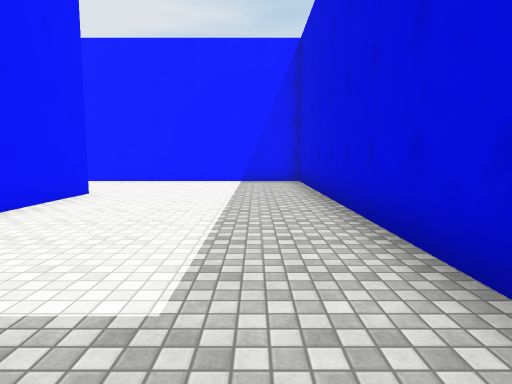
view 1 (above)

21 first-person views from a walk through a 3-D level made in the Unity game engine. The camera is 1.4 m above the floor, tilts 6° down and sees 75° across. The floor is counted in squares, 2 m on a side. Each view is taken from the middle of a square. On the plan, view 1 faces up. The plan holds only what a view shows up to about 10 squares ahead; the rest is blank. The player is left out. Surface patterns are stand-ins for the level's own textures.

view 2
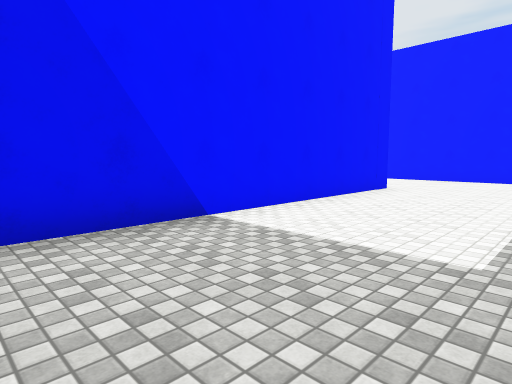

view 3
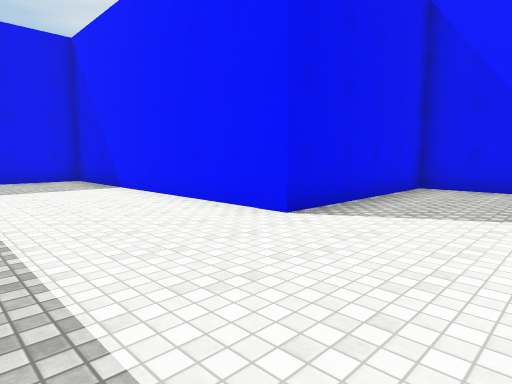

view 4
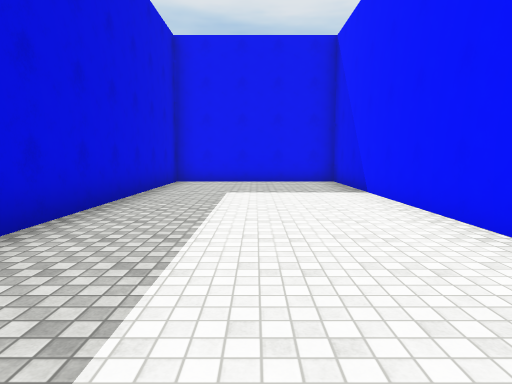

view 5
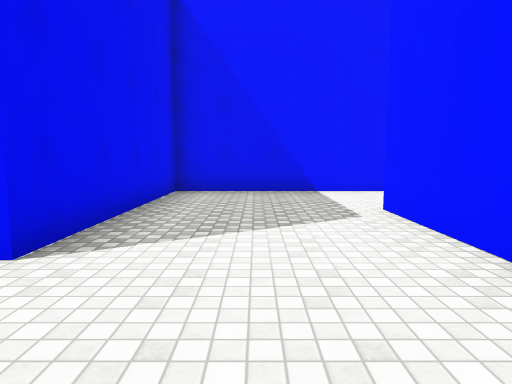

view 6
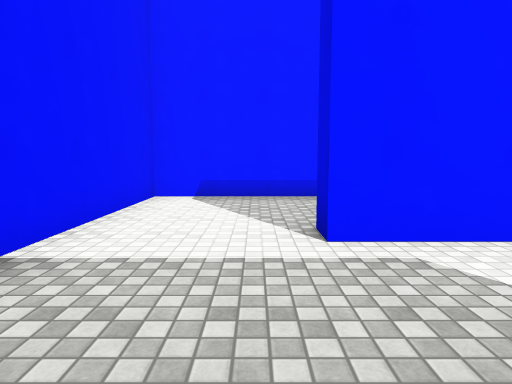

view 7
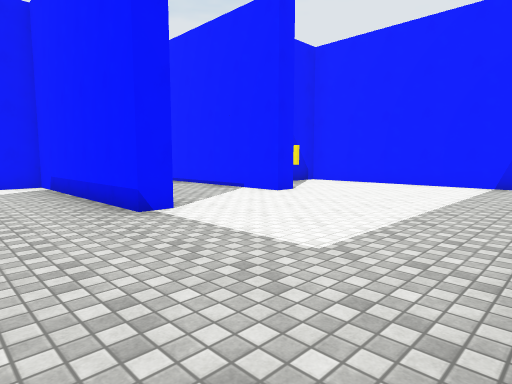

view 8
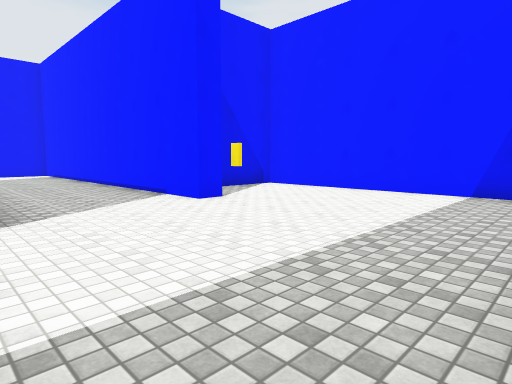

view 9
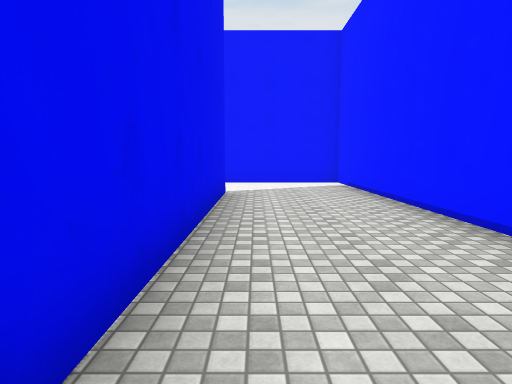

view 10
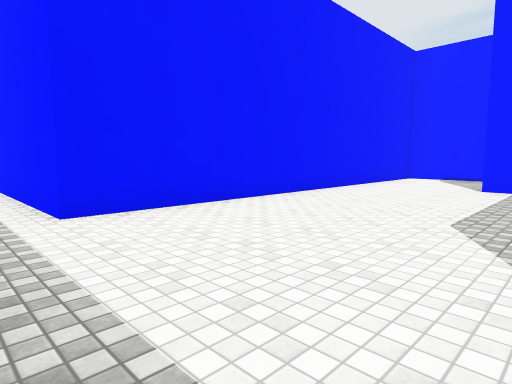

view 11
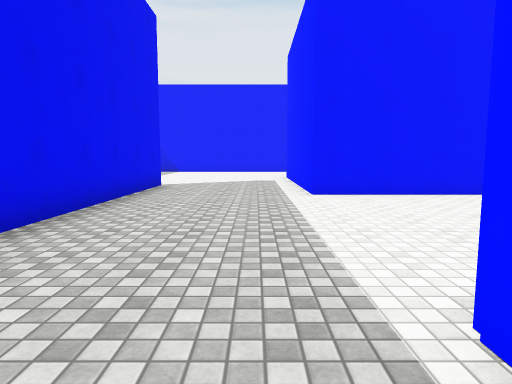

view 12
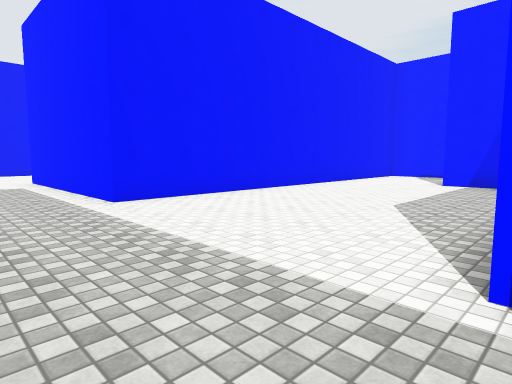

view 13
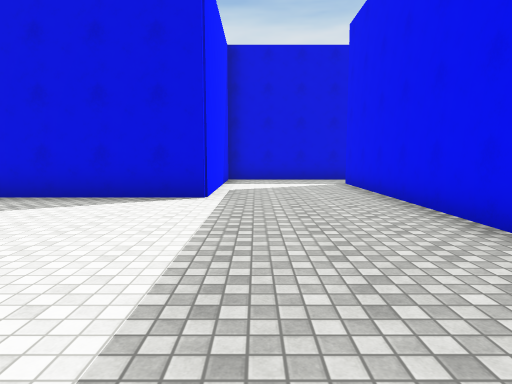

view 14
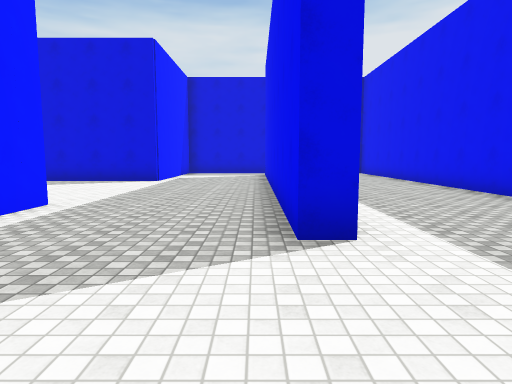

view 15
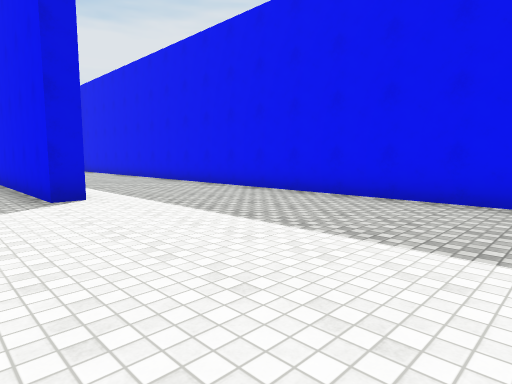

view 16
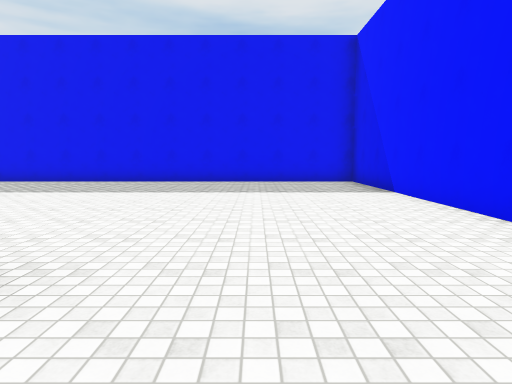

view 17
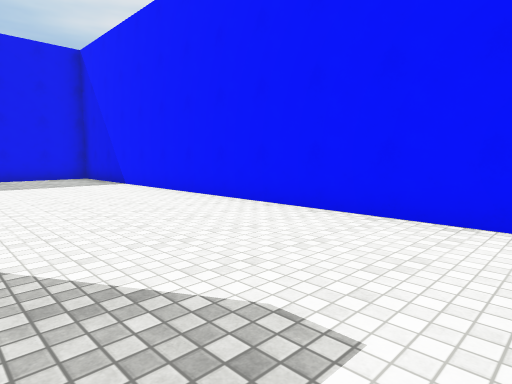

view 18
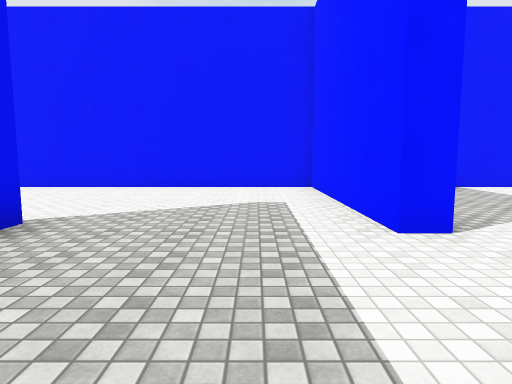

view 19
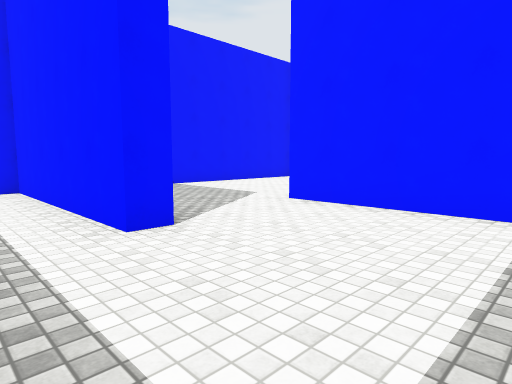

view 20
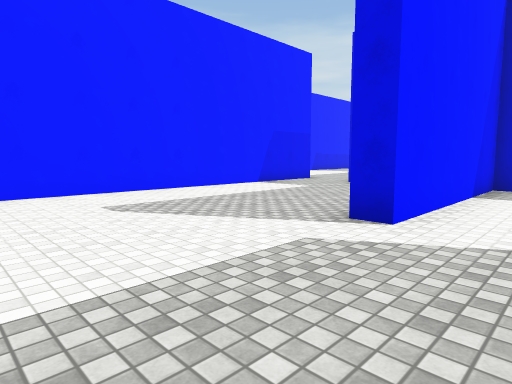

view 21
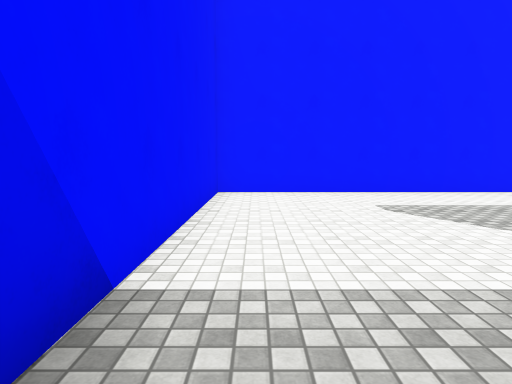

### Floor plan
Ten units are one square. View 1 is at (0, 0); x grows to the right and y downward. Boxes are objects, and circles mark ways between rooms. Rooms are numbered by the first view taken in them; rooms with no view inside come last. Other rooms are left out.
<svg viewBox="-233 -202 251 222">
<path fill="none" stroke="#000" d="M-78 -94 -78 -64 -32 -64 -32 15 13 15 13 -97 -54 -97M-30 -135 -30 -129 -54 -129M-94 -129 -105 -129M-36 -169 -36 -163 -131 -163 -131 -61 -156 -61M-105 -134 -46 -134M-40 -59 -83 -59 -83 -95M2 -197 -51 -197 -51 -180M-153 -26 -52 -26M-153 -21 -153 -26M-156 -61 -185 -61M-180 -109 -180 -103 -228 -103 -228 15 -79 15M-136 -130 -136 -134 -174 -134M-174 -134 -186 -134 -186 -140M-142 -186 -228 -186 -228 -129M-54 -97 -54 -102M-54 -129 -78 -129 -78 -94"/>
<circle cx="-65" cy="-100" r="3" fill="#2a7"/>
<circle cx="-145" cy="-45" r="3" fill="#2a7"/>
<circle cx="-50" cy="-30" r="3" fill="#2a7"/>
<circle cx="-45" cy="-115" r="3" fill="#2a7"/>
<circle cx="-180" cy="-125" r="3" fill="#2a7"/>
<text x="-20" y="-50">1</text>
<text x="-50" y="-120">2</text>
<text x="-160" y="-40">3</text>
<text x="-190" y="-150">4</text>
<text x="-70" y="-110">5</text>
</svg>
Room 1 opens to room 5. Room 2 opens to room 3. Room 2 opens to room 5. Room 3 opens to room 4.

Where each view was taken, in squares from view 1:
view 1: 0 up, 0 right, facing up
view 2: 1 down, 0 right, facing up-left
view 3: 9 up, 0 right, facing down-left
view 4: 8 up, 1 left, facing down
view 5: 8 up, 1 left, facing left
view 6: 7 up, 6 left, facing up
view 7: 11 up, 1 right, facing up-left
view 8: 13 up, 1 right, facing up-left
view 9: 14 up, 4 left, facing left
view 10: 5 up, 9 left, facing up-left
view 11: 5 up, 7 left, facing left
view 12: 4 up, 8 left, facing up-left
view 13: 5 up, 14 left, facing right
view 14: 3 up, 18 left, facing right
view 15: 4 up, 21 left, facing down-right
view 16: 8 up, 20 left, facing down
view 17: 10 up, 19 left, facing down-left
view 18: 9 up, 15 left, facing left
view 19: 9 up, 15 left, facing up-left
view 20: 12 up, 22 left, facing up-right
view 21: 12 up, 22 left, facing up
